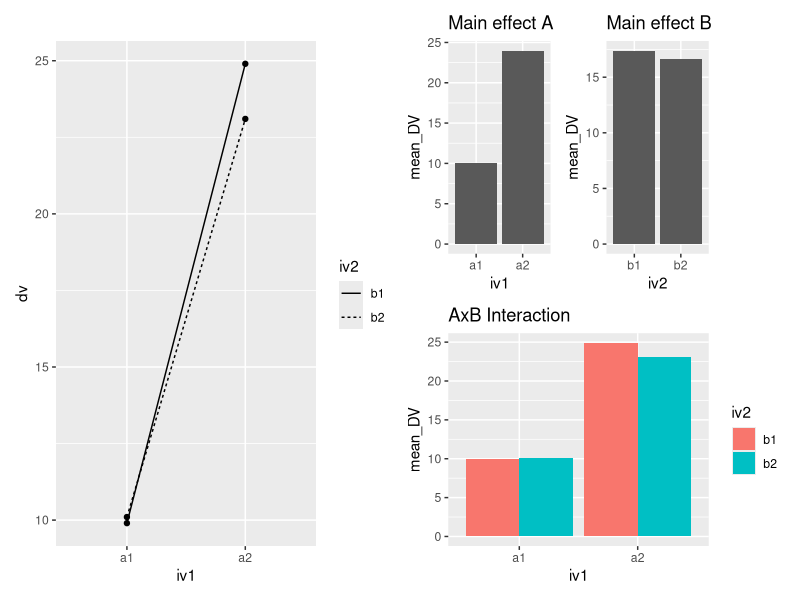
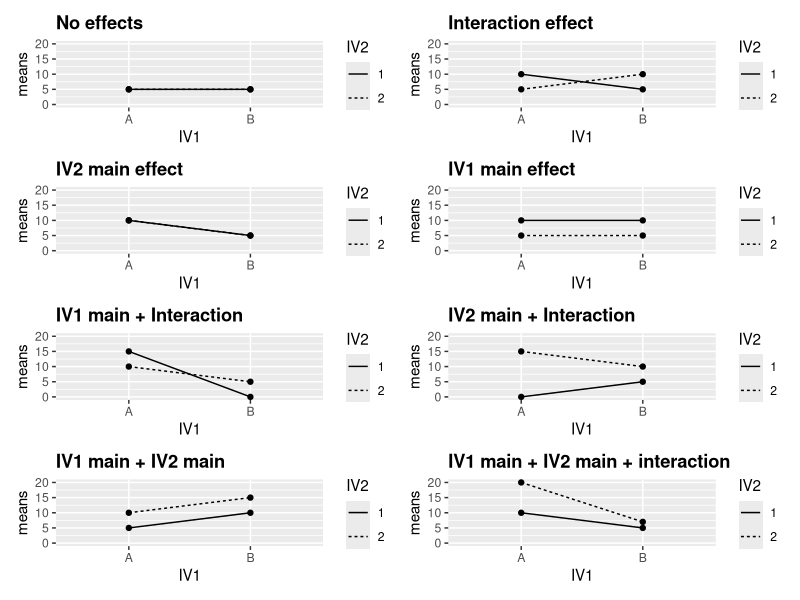

The R script that drew these images, in order:
## ---- chunk 1
knitr::opts_chunk$set(echo = TRUE)
## ---- chunk 2
library(tibble)
library(ggplot2)
library(dplyr)
library(patchwork)

n <- 20

#the v vectors make up the raw data and function as the output measurement that has been affected by our iv1 and iv2 
v1 = c(11,9,7,11,12,7,12,11,10,10)
v2 = c(12,12,7,9,9,10,12,10,7,12)
v3 = c(17,20,22,13,21,16,23,19,20,19)
v4 = c(32,31,27,30,29,30,33,25,25,28)

#this creates a three column table showing which values from the v vectors are part of the a sample and which are part of the b sample
q1data <- tibble(iv1 = factor(rep(c("a1","a2"), each = n)),
                  iv2 = factor(rep(c("b1","b2"), n)),
                  dv = c(v1,v2,v3,v4))

#here we run a two-factor anova using the data from above then examine the value tables
a1 <- aov(dv ~ iv1*iv2, data = q1data)
model.tables(a1, type = "means")

#we create 3 graphs to show the means for the input values
A <- q1data %>%
  group_by(iv1) %>%
  summarise(mean_DV = mean(dv)) %>%
  ggplot(aes(y=mean_DV, x=iv1))+
   geom_bar(stat="identity", position="dodge") +
   ggtitle("Main effect A")

B <- q1data %>%
  group_by(iv2) %>%
  summarise(mean_DV = mean(dv)) %>%
  ggplot(aes(y=mean_DV, x=iv2))+
   geom_bar(stat="identity", position="dodge") +
   ggtitle("Main effect B")

AB <- q1data %>%
  group_by(iv1,iv2) %>%
  summarise(mean_DV = mean(dv)) %>%
  ggplot(aes(y=mean_DV, x=iv1, fill=iv2))+
   geom_bar(stat="identity", position="dodge")+
   ggtitle("AxB Interaction")

C <- ggplot(q1data, aes(x=iv1, y=dv, group=iv2, linetype= iv2))+
     geom_point(stat = "summary", fun="mean")+
     geom_line(stat = "summary", fun="mean")+

(A+B)/AB

#we create the 2x2 matrix for the means so that any effects can be clearly visible
tabling <- matrix(c(mean(v1),mean(v2),mean(v3),mean(v4)), ncol=2)
colnames(tabling) <- c('a1','a2')
rownames(tabling) <- c('b1','b2')
table1 <- as.table(tabling)

#print out the table as well as a line graph showing a simple version of the effects from the IVs
C
table1

#75%
## ---- chunk 3
library(ggplot2)
library(patchwork)

#graph 1 no effects
a <- c(5,5,5,5,5)
a2 <- c(5,5,5,5,5)
b <- c(5,5,5,5,5)
b2 <- c(5,5,5,5,5)
g1data <- tibble(means = c(a,a2,b,b2),
                  IV1 = rep(c("A","B"), each = 10),
                  IV2 = rep(rep(c("1","2"), each = 5), 2)
                  )
A <- ggplot(g1data, aes(x=IV1, y=means, group=IV2, linetype= IV2))+
     geom_point(stat = "summary", fun="mean")+
     geom_line(stat = "summary", fun="mean")+
  expand_limits(y=c(0,20))+
  ggtitle("No effects")+
  theme(plot.title = element_text(face = "bold"))

#graph 2 Interaction effect
a <- c(10,10,10,10,10)
a2 <- c(5,5,5,5,5)
b <- c(5,5,5,5,5)
b2 <- c(10,10,10,10,10)
g2data <- tibble(means = c(a,a2,b,b2),
                  IV1 = rep(c("A","B"), each = 10),
                  IV2 = rep(rep(c("1","2"), each = 5), 2)
                  )
B <- ggplot(g2data, aes(x=IV1, y=means, group=IV2, linetype= IV2))+
     geom_point(stat = "summary", fun="mean")+
     geom_line(stat = "summary", fun="mean")+
  expand_limits(y=c(0,20))+
  ggtitle("Interaction effect")+
  theme(plot.title = element_text(face = "bold"))

#graph 3 IV2 main effect
a <- c(10,10,10,10,10)
a2 <- c(10,10,10,10,10)
b <- c(5,5,5,5,5)
b2 <- c(5,5,5,5,5)
g3data <- tibble(means = c(a,a2,b,b2),
                  IV1 = rep(c("A","B"), each = 10),
                  IV2 = rep(rep(c("1","2"), each = 5), 2)
                  )
C <- ggplot(g3data, aes(x=IV1, y=means, group=IV2, linetype= IV2))+
     geom_point(stat = "summary", fun="mean")+
     geom_line(stat = "summary", fun="mean")+
  expand_limits(y=c(0,20))+
  ggtitle("IV2 main effect")+
  theme(plot.title = element_text(face = "bold"))

#graph 4 IV1 main effect
a <- c(10,10,10,10,10)
a2 <- c(5,5,5,5,5)
b <- c(10,10,10,10,10)
b2 <- c(5,5,5,5,5)
g4data <- tibble(means = c(a,a2,b,b2),
                  IV1 = rep(c("A","B"), each = 10),
                  IV2 = rep(rep(c("1","2"), each = 5), 2)
                  )
D <- ggplot(g4data, aes(x=IV1, y=means, group=IV2, linetype= IV2))+
     geom_point(stat = "summary", fun="mean")+
     geom_line(stat = "summary", fun="mean")+
  expand_limits(y=c(0,20))+
  ggtitle("IV1 main effect")+
  theme(plot.title = element_text(face = "bold"))

#graph 5 IV1 main + Interaction
a <- c(15,15,15,15,15)
a2 <- c(10,10,10,10,10)
b <- c(0,0,0,0,0)
b2 <- c(5,5,5,5,5)
g5data <- tibble(means = c(a,a2,b,b2),
                  IV1 = rep(c("A","B"), each = 10),
                  IV2 = rep(rep(c("1","2"), each = 5), 2)
                  )
E <- ggplot(g5data, aes(x=IV1, y=means, group=IV2, linetype= IV2))+
     geom_point(stat = "summary", fun="mean")+
     geom_line(stat = "summary", fun="mean")+
  expand_limits(y=c(0,20))+
  ggtitle("IV1 main + Interaction")+
  theme(plot.title = element_text(face = "bold"))

#graph 6 IV2 main + interaction
a <- c(0,0,0,0,0)
a2 <- c(15,15,15,15,15)
b <- c(5,5,5,5,5)
b2 <- c(10,10,10,10,10)
g6data <- tibble(means = c(a,a2,b,b2),
                  IV1 = rep(c("A","B"), each = 10),
                  IV2 = rep(rep(c("1","2"), each = 5), 2)
                  )
G <- ggplot(g6data, aes(x=IV1, y=means, group=IV2, linetype= IV2))+
     geom_point(stat = "summary", fun="mean")+
     geom_line(stat = "summary", fun="mean")+
  expand_limits(y=c(0,20))+
  ggtitle("IV2 main + Interaction")+
  theme(plot.title = element_text(face = "bold"))

#graph 7 IV1 main + IV2 main
a <- c(5,5,5,5,5)
a2 <- c(10,10,10,10,10)
b <- c(10,10,10,10,10)
b2 <- c(15,15,15,15,15)
g7data <- tibble(means = c(a,a2,b,b2),
                  IV1 = rep(c("A","B"), each = 10),
                  IV2 = rep(rep(c("1","2"), each = 5), 2)
                  )
H <- ggplot(g7data, aes(x=IV1, y=means, group=IV2, linetype= IV2))+
     geom_point(stat = "summary", fun="mean")+
     geom_line(stat = "summary", fun="mean")+
  expand_limits(y=c(0,20))+
  ggtitle("IV1 main + IV2 main")+
  theme(plot.title = element_text(face = "bold"))

#graph 8 all effects
a <- c(10,10,10,10,10)
a2 <- c(20,20,20,20,20)
b <- c(5,5,5,5,5)
b2 <- c(7,7,7,7,7)
g8data <- tibble(means = c(a,a2,b,b2),
                  IV1 = rep(c("A","B"), each = 10),
                  IV2 = rep(rep(c("1","2"), each = 5), 2)
                  )
I <- ggplot(g8data, aes(x=IV1, y=means, group=IV2, linetype= IV2))+
     geom_point(stat = "summary", fun="mean")+
     geom_line(stat = "summary", fun="mean")+
  expand_limits(y=c(0,20))+
  ggtitle("IV1 main + IV2 main + interaction")+
  theme(plot.title = element_text(face = "bold"))

#graphs together
(A+B+C+D)/(E+G+H+I)

#100%

